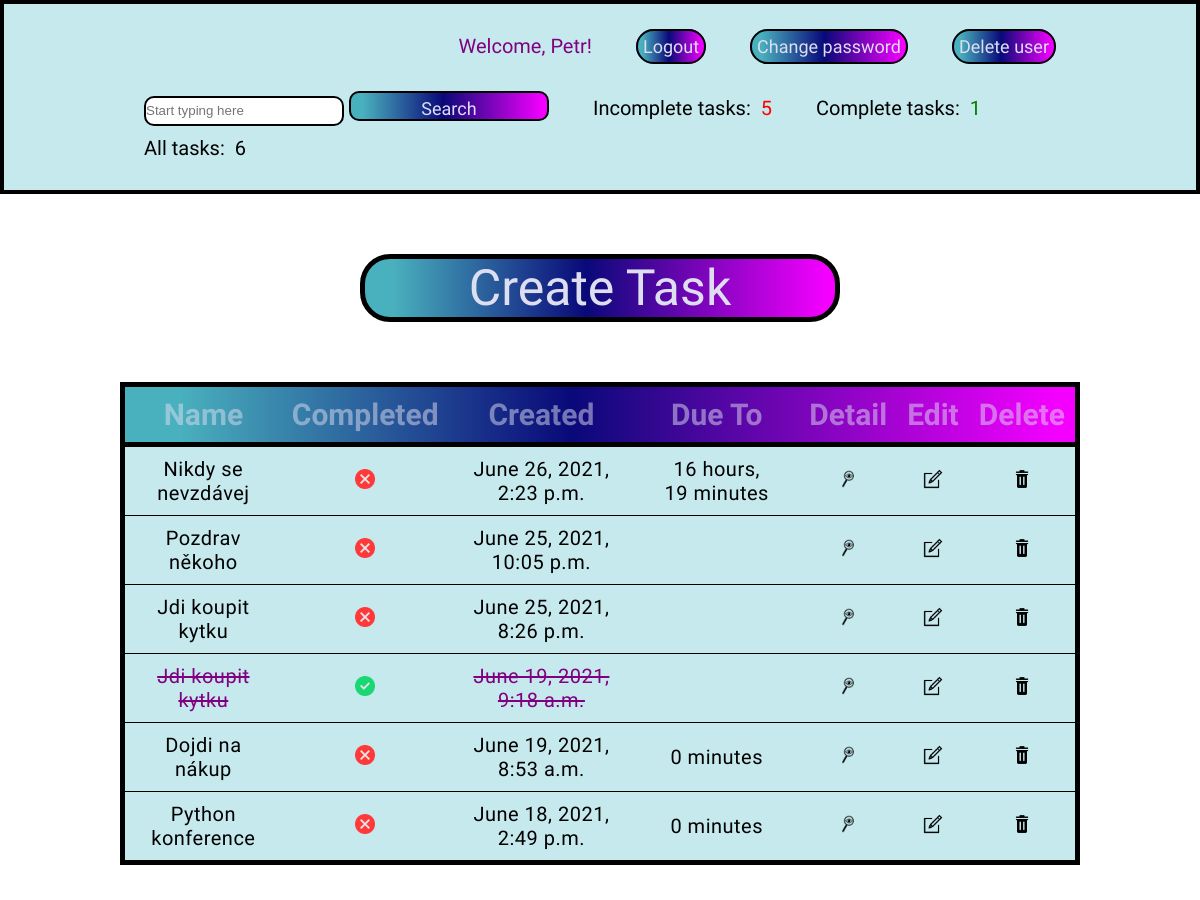
The app's page / (signed in, upper part), older data.
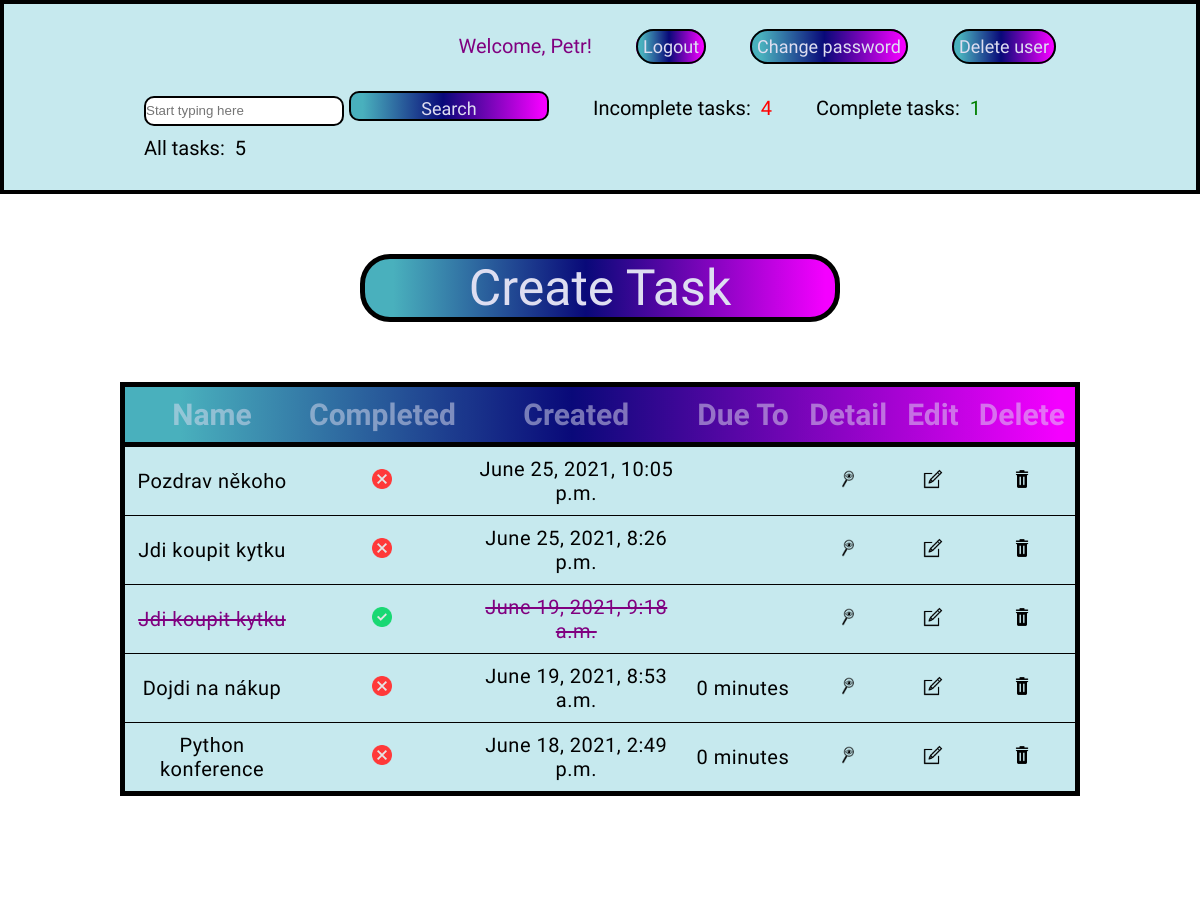
The same page, newer data.
### todo/models.py (models this page shows, shortened)
class Task(models.Model):
    user = models.ForeignKey(User, on_delete=models.CASCADE)
    name = models.CharField(max_length=128)
    description = models.TextField()
    completed = models.BooleanField(default=False)
    created = models.DateTimeField(auto_now_add=True)
    time_remaining = models.DateTimeField(auto_now_add=False, auto_now=False, blank=True, null=True)
    class Meta:
        ordering = ['-created', 'time_remaining']

### todo/views.py (the view)
# urls.py: path('', AllTasks.as_view(), name='all-tasks'),
class AllTasks(ListView):
    model = Task
    template_name = 'index.html'
    context_object_name = 'all_tasks'
    def get_context_data(self, **kwargs):
        context = super().get_context_data(**kwargs)
        context['count_no'] = context['all_tasks'].filter(completed=False).count()
        context['count_yes'] = context['all_tasks'].filter(completed=True).count()
        context['count_all'] = context['all_tasks'].count()
        search = self.request.GET.get('searchbar') or ''
        if search:
            context['all_tasks'] = context['all_tasks'].filter(name__icontains=search)
        context['search'] = search
        return context

### todo/templates/index.html (shortened to what this page needs)
{% extends 'base.html' %}
{% load static %}
{% block css_files %}
<link rel="stylesheet" type="text/css" href='{% static "todo/style.css" %}'>
{% endblock %}
{% block content %}
    {% if user.is_authenticated %}
        <header>
            <nav>
                <div align="right">
                    <ul>
                        <li style="color: purple">
                            {% if user.first_name %}Welcome, {{ user.first_name }}!
                            {% else %}Welcome, {{ user.username }}!{% endif %}
                        </li>
                        <li><a class="nav-link" href="{% url 'logout' %}">Logout</a></li>
                        <li><a class="nav-link" href="{% url 'password-change' %}">Change password</a></li>
                        <li><a class="nav-link" href="{% url 'delete-user' user.id %}">Delete user</a></li>
                    </ul>
                </div>
                <br>
                <ul style="text-align: left">
                    <li>
                        <form class="form" method="get">
                            <input type="search" placeholder="Start typing here" aria-label="Search" name="searchbar" value="{{ search }}">
                            <input class="nav-link" type="submit" value="Search">
                        </form>
                    </li>
                    <li>Incomplete tasks:<span class="u-tasks"> {{ count_no }} </span></li>
                    <li>Complete tasks:<span class="c-tasks"> {{ count_yes }} </span></li>
                    <li class="all-tasks"> All tasks:<span class="a-tasks"> {{ count_all }} </span></li>
                </ul>
            </nav>
        </header>
        <div class="table-container">
            <a class="table-msg" href="{% url 'create-task' %}">Create Task</a>
            <table>
                <thead>
                  <tr>
                    <th>Name</th>
                    <th>Completed</th>
                    <th>Created</th>
                    <th>Due To</th>
                    <th>Detail</th>
                    <th>Edit</th>
                    <th>Delete</th>
                  </tr>
                </thead>
                <tbody>
                {% for task in all_tasks %}
                    {% if task.completed %}
                        <tr>
                            <td class="striker">{{ task.name }}</td>
                            <td><img class="img-icon" src="../static/img/complete-icon.png" alt="Finished"></td>
                            <td class="striker">{{ task.created }}</td>
                            <td class="striker">{{ task.time_remaining|timeuntil }}</td>
                            <td><a href="{% url 'detail-task' task.id %}"><img class="img-icon" src="../static/img/detail-icon.png" alt="Detail"></a></td>
                            <td><a href="{% url 'edit-task' task.id %}"><img class="img-icon" src="../static/img/edit-icon.png" alt="Edit"></a></td>
                            <td><a href="{% url 'delete-task' task.id %}"><img class="img-icon" src="../static/img/delete-icon.png" alt="Delete"></a></td>
                        </tr>
                    {% else %}
                        <tr>
                            <td>{{ task.name }}</td>
                            <td><img class="img-icon" src="../static/img/incomplete-icon.png" alt="Unfinished"></td>
                            <td>{{ task.created }}</td>
                            <td>{{ task.time_remaining|timeuntil }}</td>
                            <td><a href="{% url 'detail-task' task.id %}"><img class="img-icon" src="../static/img/detail-icon.png" alt="Detail"></a></td>
                            <td><a href="{% url 'edit-task' task.id %}"><img class="img-icon" src="../static/img/edit-icon.png" alt="Edit"></a></td>
                            <td><a href="{% url 'delete-task' task.id %}"><img class="img-icon" src="../static/img/delete-icon.png" alt="Delete"></a></td>
                        </tr>
                    {% endif %}
                {% endfor %}
                </tbody>
            </table>
        </div>
    {% endif %}
{% endblock %}

### todo/templates/base.html (shortened to what this page needs)
<!DOCTYPE html>
<html lang="en">
<head>
    {% block css_files %} {% endblock %}
</head>
<body>
{% block content %}
{% endblock %}
</body>
</html>

### todo/templates/base.html (style rules this page uses)
* { padding: 0; margin: 0; box-sizing: border-box; / / background-image: url("../static/img/03.jpg"); / / background-repeat: no-repeat; / / background-size: cover; }
header { flex-flow: row nowrap; align-items: flex-start; padding: 30px 10%; border: 4px solid black; background-color: #C6E9EE; }
header li { display: inline-block; padding: 0 20px; }
a { text-decoration: none; color: #333; }
nav ul { list-style: none; text-decoration: none; }
nav ul li { font-family: 'Staatliches', cursive; font-size: 20px; }
table { width: 100%; border-collapse: collapse; margin-top: 50px; padding-bottom: 100px; border: 5px solid black; }
table thead { color: #dedef1; font-family: 'Staatliches', cursive; font-size: 25px; background: rgb(73, 176, 189); background: linear-gradient(90deg, rgba(73, 176, 189, 1) 6%, rgba(9, 9, 121, 1) 47%, rgba(244, 0, 255, 1) 98%); border-bottom: 5px solid black; }
table thead tr { font-weight: bold; font-size: 1.2em; vertical-align: top; opacity: 0.5; border: 1px solid black; }
table thead tr th { padding: 10px; }
table tbody tr td { padding: 10px; text-align: center; letter-spacing: 0.5px; border-bottom: 1px solid black; background-color: #C6E9EE; font-family: 'Staatliches', cursive; font-size: 20px; }
.img-icon { max-inline-size: 1em; }
.form input { width: 200px; height: 30px; border: 2px solid black; border-radius: 10px; }
.u-tasks { color: red; padding-left: 5px; }
.c-tasks { color: green; padding-left: 5px; }
.a-tasks { color: black; padding-left: 5px; }
.all-tasks { padding-right: 10%; }
.table-container { height: 700px; width: 100%; padding: 0 10%; margin: 50px auto 0; }
.table-msg { display: inline-block; color: #dedef1; text-align: center; font-family: 'Staatliches', cursive; font-size: 50px; border: 5px solid black; border-radius: 30px; width: 50%; margin: 10px 25%; background: rgb(73, 176, 189); background: linear-gradient(90deg, rgba(73, 176, 189, 1) 6%, rgba(9, 9, 121, 1) 47%, rgba(244, 0, 255, 1) 98%); }
.striker { text-decoration: line-through; color: purple; }
.nav-link { color: #dedef1; text-align: center; font-family: 'Staatliches', cursive; font-size: 18px; border: 2px solid black; border-radius: 30px; width: 50%; padding: 5px; margin: 15px auto; background: rgb(73, 176, 189); background: linear-gradient(90deg, rgba(73, 176, 189, 1) 6%, rgba(9, 9, 121, 1) 47%, rgba(244, 0, 255, 1) 98%); }

Row changes from the older to the newer data that the page shows:
removed Task: name "Nikdy se nevzdávej", completed False (drawn), created "June 26, 2021, 2:23 p.m.", time_remaining "16 hours, 19 minutes"
Text that changed along with them:
{{ count_no }}: "5" → "4"
{{ count_all }}: "6" → "5"
